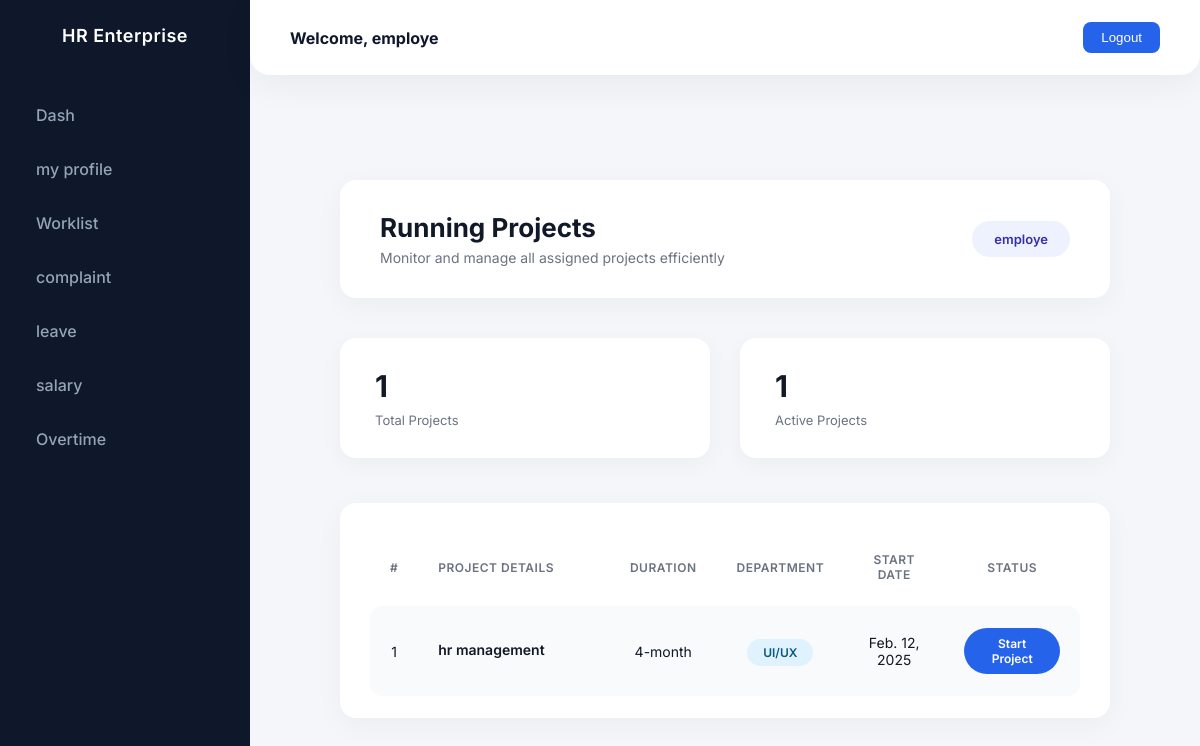
Screenshot of /work_list (signed in) with the database file from the repository.
### Hr_cloud_app/models.py (models this page shows, shortened)
class Login(AbstractUser):
    is_hr = models.BooleanField(default=False)
    is_employee = models.BooleanField(default=False)

class Work(models.Model):
    work_detail =models.ForeignKey("Employee",on_delete=models.CASCADE)
    work_name = models.CharField(max_length=100)
    work_duration= models.CharField()
    date = models.DateField()
    status = models.BooleanField(default=False)
    department = (
        ("UI/UX", "Ui/Ux"),
        ("DATA SCIENCE", "data science"),
        ("PYTHON DEVELOPING", "python_developing"),
        ("FLUTTER", "flutter"),
        ("DATA ANALATICS", "data analytics"),
        ("REACT", "react"),
        ("FRONT END DEVELOPING", "front end development"),
        ("BACK END DEVELOPING", "back end development"),
        ("DEVOPS", "devops"),
        ("CLOUD", "cloud"),
    )
    department = models.CharField(max_length=100,
                      choices=department,
                      default="UI/UX")

### Hr_cloud_app/empviews.py (the view)
# urls.py: path('work_list',empviews.work_list,name='work_list'),
def work_list(request):
    data=Work.objects.all()
    return render(request,'employee/work_list.html',{'data':data})

### templates/employee/work_list.html (shortened to what this page needs)
{% extends "employee/dashemp.html" %}
{% load crispy_forms_tags %}
{% block content %}
<div class="enterprise-container">
    <div class="top-bar">
        <div>
            <div class="page-title">Running Projects</div>
            <div class="page-desc">
                Monitor and manage all assigned projects efficiently
            </div>
        </div>
        <div class="user-badge">
            {{ request.user }}
        </div>
    </div>
    <div class="kpi-row">
        <div class="kpi-card">
            <div class="kpi-number">{{ data|length }}</div>
            <div class="kpi-label">Total Projects</div>
        </div>
        <div class="kpi-card">
            <div class="kpi-number">{{ data|length }}</div>
            <div class="kpi-label">Active Projects</div>
        </div>
    </div>
    <div class="table-wrapper">
        <table class="project-table">
            <thead>
                <tr>
                    <th>#</th>
                    <th>Project Details</th>
                    <th>Duration</th>
                    <th>Department</th>
                    <th>Start Date</th>
                    <th>Status</th>
                </tr>
            </thead>
            <tbody>
            {% for i in data %}
                <tr>
                    <td>{{ forloop.counter }}</td>
                    <td>
                        <div class="project-name">{{ i.work_name }}</div>
                    </td>
                    <td>{{ i.work_duration }}</td>
                    <td>
                        <span class="dept-badge">
                            {{ i.department }}
                        </span>
                    </td>
                    <td>{{ i.date }}</td>
                    <td>
                        {% if i.status %}
                            <span class="status-badge">
                                Started
                            </span>
                        {% else %}
                            <a href="{% url 'Start_project' i.id %}" class="btn-start">
                                Start Project
                            </a>
                        {% endif %}
                    </td>
                </tr>
            {% empty %}
                <tr>
                    <td colspan="6" style="text-align:center; padding:40px;">
                        No Running Projects Found
                    </td>
                </tr>
            {% endfor %}
            </tbody>
        </table>
    </div>
</div>
{% endblock %}

### templates/employee/dashemp.html (shortened to what this page needs)
{% load static %}
<!DOCTYPE html>
<html lang="en">
<head>
<link rel="stylesheet" href="{% static 'assets/vendors/mdi/css/materialdesignicons.min.css' %}">
</head>
<body>
<div class="sidebar">
    <div class="sidebar-header">HR Enterprise</div>
    <ul>
         <li><a href="  {% url 'employee_dashboard' %} ">Dash</a></li>
        <li><a href="  {% url 'emp_profile' %} ">my profile</a></li>
        <li><a href="  {% url 'work_list' %}">Worklist</a></li>
        <li><a href="{% url 'complaint_view' %}   ">complaint</a></li>
        <li><a href="{% url 'leave_view' %}  ">leave</a></li>
        <li><a href="  {% url 'salary_credit' %}">salary</a></li>
                <li><a href=" {% url 'over_view' %}">Overtime</a></li>
    </ul>
</div>
<div class="navbar">
    <h4>Welcome, {{ request.user }}</h4>
    <a href="{% url 'Log_out' %}">
        <button class="btn-logout">Logout</button>
    </a>
</div>
<div class="content">
    <div class="content-card">
        {% block content %}
        {% endblock %}
    </div>
</div>
</body>
</html>

### templates/employee/dashemp.html (style rules this page uses)
:root { --primary: #2563eb; --gradient: linear-gradient(180deg, #3b82f6, #6366f1); --sidebar-bg: #0f172a; --sidebar-hover: rgba(255,255,255,0.06); --text-light: #94a3b8; --bg-main: #f1f5f9; }
body { margin: 0; font-family: 'Inter', sans-serif; background: var(--bg-main); color: #0f172a; overflow-x: hidden; }
.sidebar { position: fixed; width: 250px; height: 100vh; background: var(--sidebar-bg); padding-top: 25px; transition: all 0.4s ease; }
.sidebar-header { text-align: center; color: white; font-weight: 600; font-size: 18px; letter-spacing: 0.5px; margin-bottom: 45px; }
.sidebar ul { list-style: none; padding: 0; }
.sidebar ul li { position: relative; margin: 6px 0; }
.sidebar ul li a { display: flex; align-items: center; padding: 14px 22px; color: var(--text-light); text-decoration: none; font-weight: 500; border-radius: 8px; transition: all 0.3s ease; }
.navbar { position: fixed; left: 250px; right: 0; top: 0; height: 75px; background: #ffffff; display: flex; align-items: center; justify-content: space-between; padding: 0 40px; border-bottom-left-radius: 20px; border-bottom-right-radius: 20px; box-shadow: 0 10px 35px rgba(0,0,0,0.05); z-index: 100; }
.btn-logout { background: var(--primary); border: none; padding: 8px 18px; border-radius: 8px; color: white; font-weight: 500; transition: 0.3s ease; }
.content { margin-left: 250px; padding: 120px 50px 50px 50px; }

### templates/employee/work_list.html (style rules this page uses)
body, html, .wrapper, .main-panel, .content-wrapper { background: #f4f6f9 !important; font-family: "Inter", sans-serif; }
.enterprise-container { max-width: 1350px; margin: auto; padding: 60px 40px; }
.top-bar { background: #ffffff; padding: 32px 40px; border-radius: 16px; box-shadow: 0 8px 30px rgba(0,0,0,0.04); display: flex; justify-content: space-between; align-items: center; margin-bottom: 40px; }
.page-title { font-size: 26px; font-weight: 700; color: #111827; margin-bottom: 6px; }
.page-desc { font-size: 14px; color: #6b7280; }
.user-badge { background: #eef2ff; color: #3730a3; padding: 10px 22px; border-radius: 50px; font-size: 13px; font-weight: 600; }
.kpi-row { display: flex; gap: 30px; margin-bottom: 45px; }
.kpi-card { flex: 1; background: #ffffff; padding: 30px 35px; border-radius: 16px; box-shadow: 0 6px 25px rgba(0,0,0,0.04); }
.kpi-number { font-size: 30px; font-weight: 700; color: #111827; margin-bottom: 8px; }
.kpi-label { font-size: 13px; color: #6b7280; }
.table-wrapper { background: #ffffff; border-radius: 16px; box-shadow: 0 8px 30px rgba(0,0,0,0.04); padding: 25px 30px 10px 30px; }
.project-table { width: 100%; border-collapse: separate; border-spacing: 0 12px; }
.project-table thead th { font-size: 12px; font-weight: 600; text-transform: uppercase; letter-spacing: 0.5px; color: #6b7280; padding: 12px 20px; text-align: left; }
.project-table tbody tr { background: #f9fafb; border-radius: 12px; }
.project-table tbody td { padding: 22px 20px; font-size: 14px; color: #111827; vertical-align: middle; }
.project-table tbody td:first-child { border-top-left-radius: 12px; border-bottom-left-radius: 12px; }
.project-table tbody td:last-child { border-top-right-radius: 12px; border-bottom-right-radius: 12px; }
.project-table th:nth-child(1), .project-table td:nth-child(1) { width: 5%; text-align: center; }
.project-table th:nth-child(2), .project-table td:nth-child(2) { width: 30%; }
.project-table th:nth-child(3), .project-table td:nth-child(3) { width: 15%; text-align: center; }
.project-table th:nth-child(4), .project-table td:nth-child(4) { width: 15%; text-align: center; }
.project-table th:nth-child(5), .project-table td:nth-child(5) { width: 15%; text-align: center; }
.project-table th:nth-child(6), .project-table td:nth-child(6) { width: 20%; text-align: center; }
.project-name { font-weight: 600; margin-bottom: 4px; }
.dept-badge { background: #e0f2fe; color: #075985; padding: 6px 16px; border-radius: 50px; font-size: 12px; font-weight: 600; }
.btn-start { background: #2563eb; color: #ffffff; padding: 8px 18px; border-radius: 50px; font-size: 12px; font-weight: 600; text-decoration: none; display: inline-block; }

### rows the page displays
Login: user "employe"
Work: work_name "hr management", work_duration "4-month", department "UI/UX", date "Feb. 12, 2025", status "Start Project"

### other values shown
{{ data|length }} "1"
